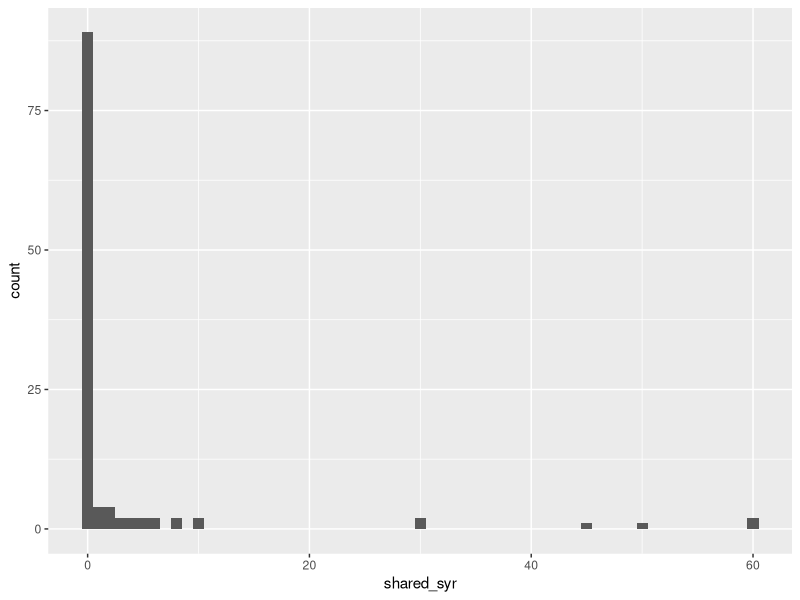
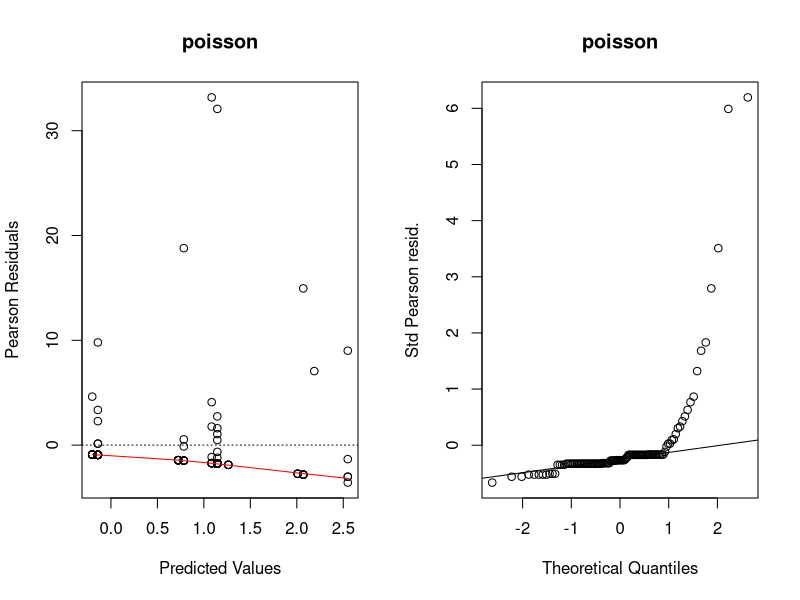
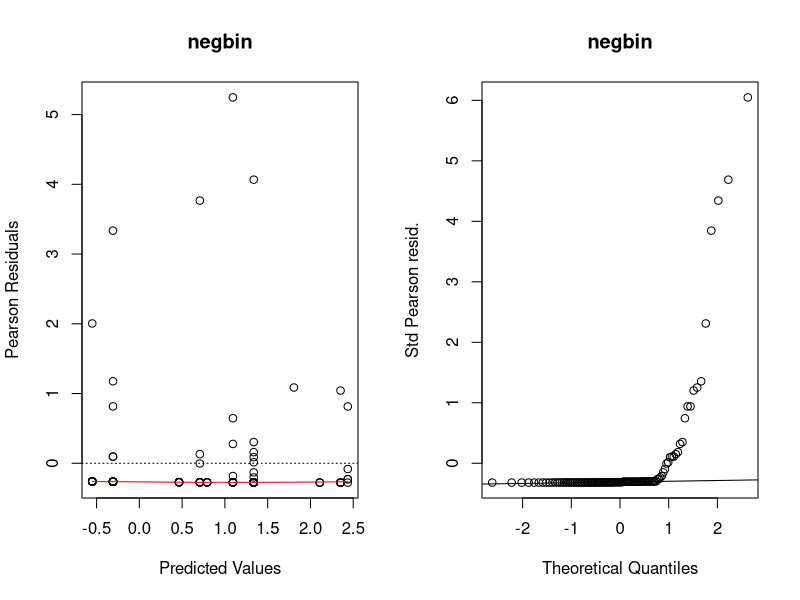
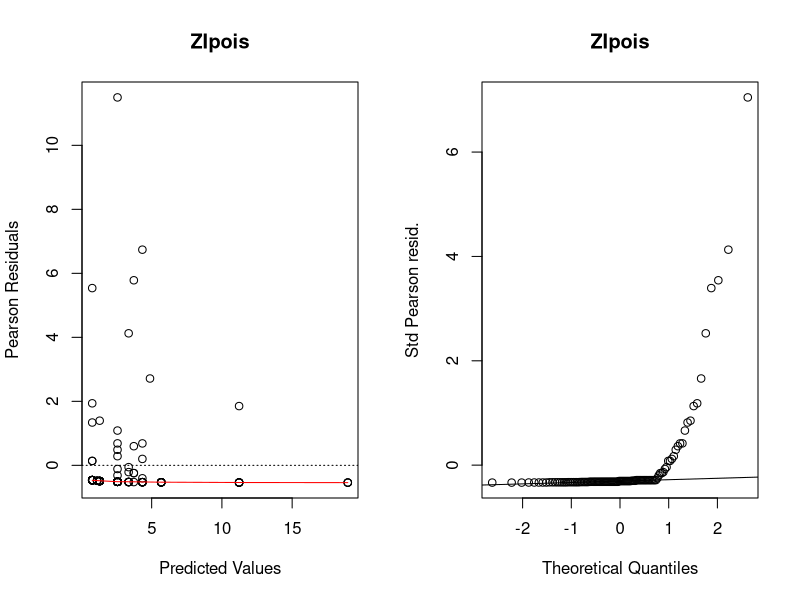
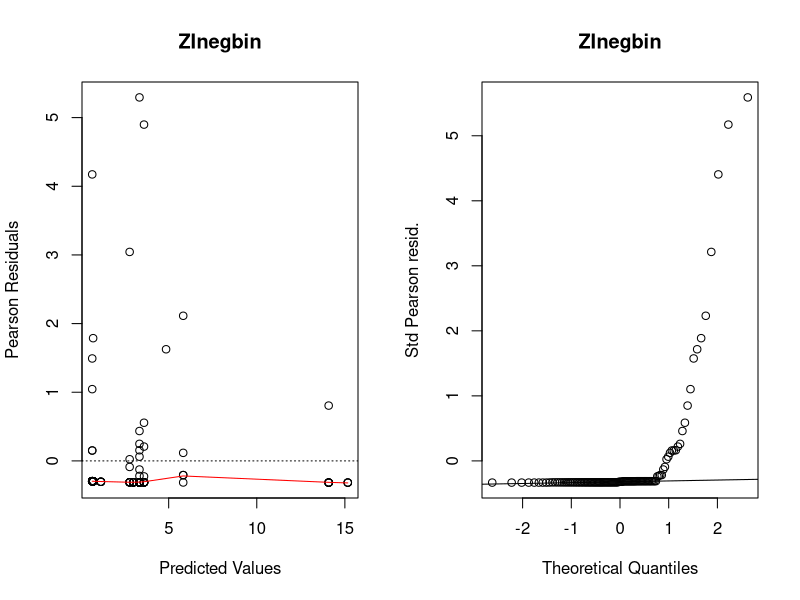
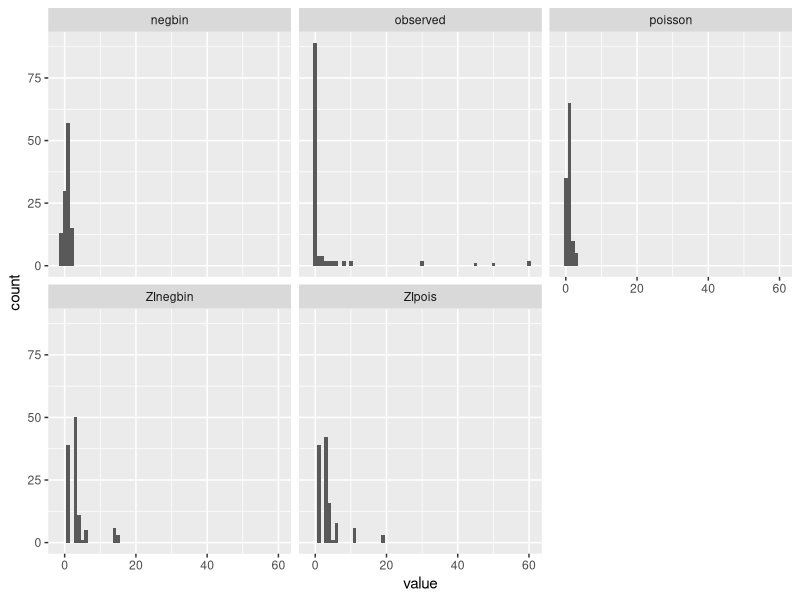

Recreate these plots in R, in order.
## ---- chunk 1
suppressPackageStartupMessages({
  library(tidyverse)
})
needledat <- readr::read_csv("needle_sharing.csv")
needledat2 <- needledat %>%
  dplyr::filter(sex %in% c("M", "F") &
                  ethn %in% c("White", "AA", "Hispanic") &
                  !is.na(homeless)) %>%
  mutate(
    homeless = recode(homeless, "0" = "no", "1" = "yes"),
    hiv = recode(
      hivstat,
      "0" = "negative",
      "1" = "positive",
      "2" = "yes"
    )
  )
## ---- chunk 2
meanvarzeros <- needledat2 %>% 
  filter(complete.cases(shared_syr)) %>%
summarise(
  mean = mean(shared_syr),
  var = var(shared_syr),
  fraczero = (sum(shared_syr == 0) / length(shared_syr))
)
meanvarzeros
## ---- chunk 3
library(ggplot2)
filter(needledat2, complete.cases(shared_syr)) %>%
  ggplot(aes(x = shared_syr)) +
  geom_histogram(binwidth = 1)
## ---- chunk 4
fit.pois <- glm(shared_syr ~ sex + ethn + homeless,
                data = needledat2,
                family = poisson(link = "log"))
## ---- chunk 5
library(MASS)
fit.negbin <- MASS::glm.nb(shared_syr ~ sex + ethn + homeless,
                           data = needledat2)
## ---- chunk 6
library(pscl)
fit.ZIpois <- pscl::zeroinfl(shared_syr ~ sex + ethn + homeless | 1,
                       dist = "poisson",
                       data = needledat2)
## ---- chunk 7
fit.ZInegbin <-
  pscl::zeroinfl(shared_syr ~ sex + ethn + homeless | 1,
           dist = "negbin",
           data = needledat2)
## ---- chunk 8
logLik(fit.pois)
logLik(fit.negbin)
logLik(fit.ZIpois)
logLik(fit.ZInegbin)
## ---- chunk 9
listofmodels <- list(
  poisson = fit.pois,
  negbin = fit.negbin,
  ZIpois = fit.ZIpois,
  ZInegbin = fit.ZInegbin
)
## ---- chunk 10
lapply(listofmodels, logLik)
## ---- chunk 11
qchisq(p=0.95, df = 1)  #critical value is 3.84
qchisq(p=0.05, df = 1, lower.tail = FALSE) #equivalent
## ---- chunk 12
qchisq(p=0.95, df = 2)  #critical value is 6
## ---- chunk 13
plotpanel1 <- function(fit, ...) {
  plot(
    x = predict(fit),
    y = residuals(fit, type = "pearson"),
    xlab = "Predicted Values",
    ylab = "Pearson Residuals",
    ...
  )
  abline(h = 0, lty = 3)
  lines(lowess(x = predict(fit), y = resid(fit, type = "pearson")),
        col = "red")
}
plotpanel2 <- function(fit, ...) {
  resids <- scale(residuals(fit, type = "pearson"))
  qqnorm(resids, ylab = "Std Pearson resid.", ...)
  qqline(resids)
}
## ---- chunk 14
par(mfrow=c(1, 2))
for (i in seq_along(listofmodels)){
  plotpanel1(listofmodels[[i]], main = names(listofmodels)[i])
  plotpanel2(listofmodels[[i]], main = names(listofmodels)[i])
}
## ---- chunk 15
preds <- tibble(observed = na.omit(pull(needledat2, shared_syr)),
           poisson = predict(fit.pois),
           negbin = predict(fit.negbin),
           ZIpois = predict(fit.ZIpois),
           ZInegbin = predict(fit.ZInegbin))
## ---- chunk 16
preds.long <- pivot_longer(preds, everything())
## ---- chunk 17
preds.long
## ---- chunk 18
ggplot(preds.long, aes(x=value)) +
  facet_wrap(~name) +
  geom_histogram(binwidth = 1)
